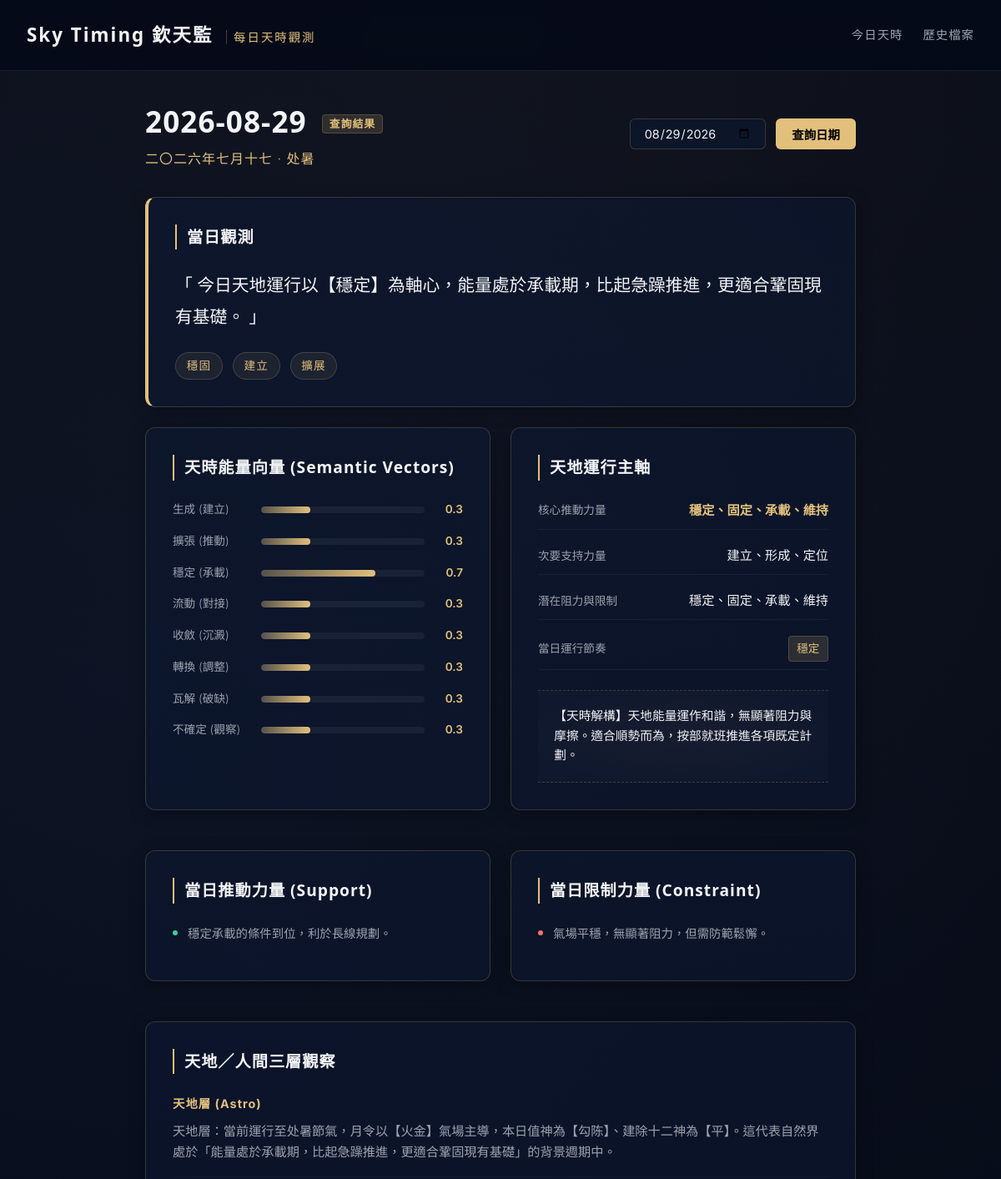
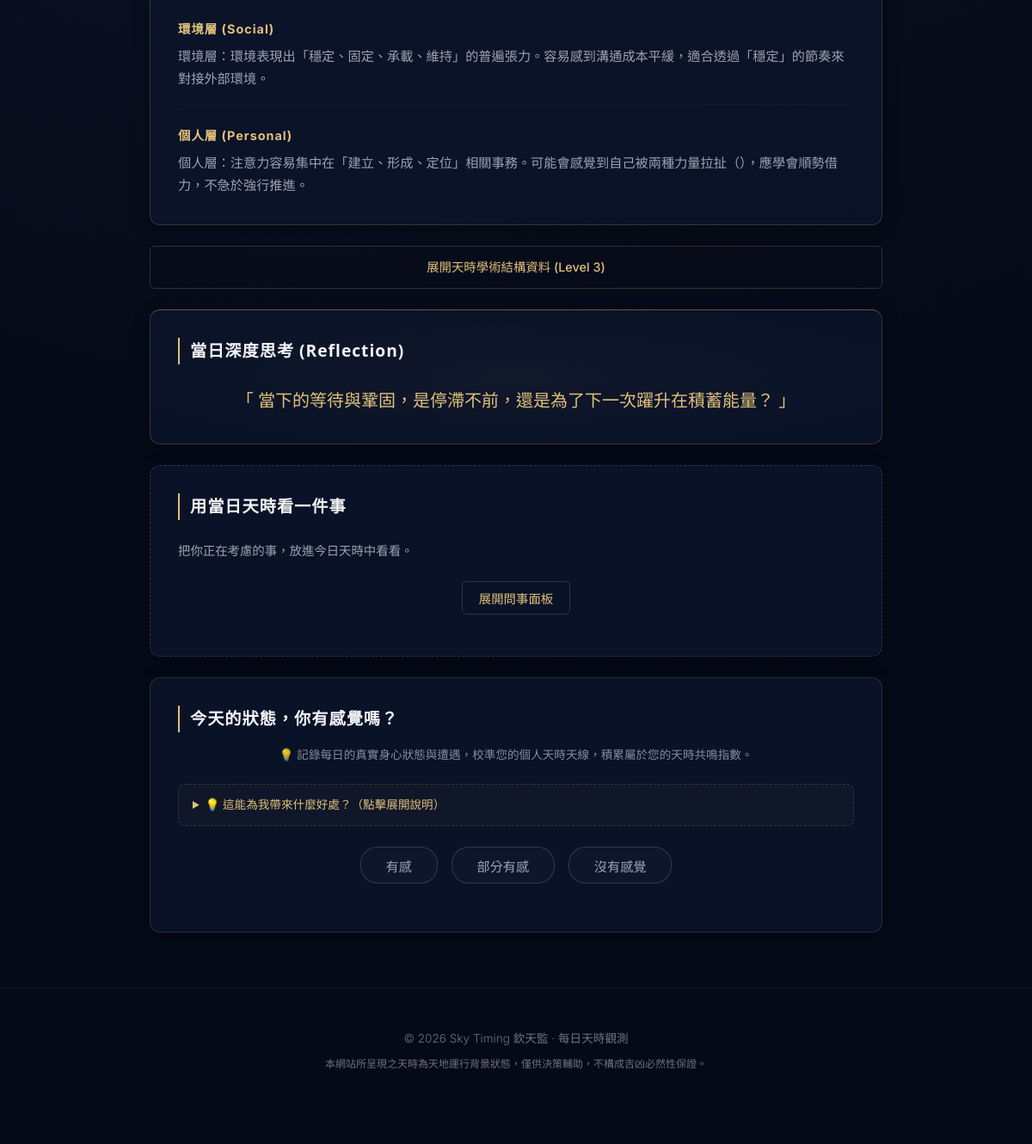
The page /date/2026-08-29 on the database its author committed (2 pictures, top to bottom).
### tables this page shows
CREATE TABLE daily_states (
            id INTEGER PRIMARY KEY AUTOINCREMENT,
            date TEXT NOT NULL,
            timezone TEXT NOT NULL,
            city TEXT NOT NULL,
            raw_timing_data TEXT NOT NULL,
            semantic_vectors TEXT NOT NULL,
            primary_force TEXT NOT NULL,
            secondary_force TEXT NOT NULL,
            constraint_force TEXT NOT NULL,
            daily_rhythm TEXT NOT NULL,
            daily_summary TEXT NOT NULL,
            reflection_question TEXT NOT NULL,
            created_at TEXT NOT NULL,
            UNIQUE(date, timezone, city)
        );

### app.py (the view)
@app.get("/date/{date_str}", response_class=HTMLResponse)
def read_date(request: Request, date_str: str):
    try:
        datetime.strptime(date_str, "%Y-%m-%d")
    except ValueError:
        raise HTTPException(status_code=400, detail="Invalid date format. Use YYYY-MM-DD.")
    state = get_or_create_state(date_str)
    return templates.TemplateResponse(request=request, name="date.html", context={"request": request, "state": state})

### templates/date.html (shortened to what this page needs)
<!DOCTYPE html>
<html lang="zh-TW">
<head>
    <link rel="stylesheet" href="/static/style.css">
</head>
<body>
    <header class="app-header">
        <div class="logo">Sky Timing 欽天監 <span>每日天時觀測</span></div>
        <nav class="app-nav">
            <a href="/">今日天時</a>
            <a href="/archive">歷史檔案</a>
        </nav>
    </header>
    <main class="container">
        <section class="date-selector-section">
            <div class="current-date-info">
                <h1>{{ state.date }} <span class="date-badge">查詢結果</span></h1>
                <p class="lunar-calendar-text">{{ state.raw_timing_data.lunar_date }} · {{ state.raw_timing_data.solar_term }}</p>
            </div>
            <div class="selector-controls">
                <input type="date" id="dateQuery" value="{{ state.date }}">
                <button onclick="queryDate()" class="btn-gold">查詢日期</button>
            </div>
        </section>
        <section class="card one-liner-card">
            <h2>當日觀測</h2>
            <p class="one-liner-text">「 {{ state.content.one_liner }} 」</p>
            <div class="keywords-row">
                {% for kw in state.content.keywords %}
                <span class="keyword-tag">{{ kw }}</span>
                {% endfor %}
            </div>
        </section>
        <section class="grid-2">
            <div class="card">
                <h2>天時能量向量 (Semantic Vectors)</h2>
                <div class="vector-chart">
                    {% for name, val in state.formatted_vectors.items() %}
                    <div class="vector-bar-row">
                        <span class="vector-label">{{ name }}</span>
                        <div class="bar-container">
                            <div class="bar-fill" style="width: {{ val * 100 }}%"></div>
                        </div>
                        <span class="vector-value">{{ val }}</span>
                    </div>
                    {% endfor %}
                </div>
            </div>
            <div class="card">
                <h2>天地運行主軸</h2>
                <div class="forces-info">
                    <div class="force-item">
                        <span class="force-title">核心推動力量</span>
                        <span class="force-val gold-text">{{ state.primary_force }}</span>
                    </div>
                    <div class="force-item">
                        <span class="force-title">次要支持力量</span>
                        <span class="force-val">{{ state.secondary_force }}</span>
                    </div>
                    <div class="force-item">
                        <span class="force-title">潛在阻力與限制</span>
                        <span class="force-val">{{ state.constraint_force }}</span>
                    </div>
                    <div class="force-item">
                        <span class="force-title">當日運行節奏</span>
                        <span class="force-val rhythm-badge">{{ state.daily_rhythm }}</span>
                    </div>
                </div>
                {% if state.content.synthesis %}
                <div class="synthesis-block">
                    <p class="synthesis-text">{{ state.content.synthesis }}</p>
                </div>
                {% endif %}
            </div>
        </section>
        <section class="grid-2">
            <div class="card support-card">
                <h2>當日推動力量 (Support)</h2>
                <ul class="clean-list">
                    {% for p in state.content.support_points %}
                    <li><span class="dot-green"></span> {{ p }}</li>
                    {% endfor %}
                </ul>
            </div>
            <div class="card constraint-card">
                <h2>當日限制力量 (Constraint)</h2>
                <ul class="clean-list">
                    {% for p in state.content.risk_points %}
                    <li><span class="dot-red"></span> {{ p }}</li>
                    {% endfor %}
                </ul>
            </div>
        </section>
        <section class="card">
            <h2>天地／人間三層觀察</h2>
            <div class="observation-tiers">
                <div class="tier-block">
                    <h3>天地層 (Astro)</h3>
                    <p>{{ state.content.tian_obs }}</p>
                </div>
                <div class="tier-block">
                    <h3>環境層 (Social)</h3>
                    <p>{{ state.content.group_obs }}</p>
                </div>
                <div class="tier-block">
                    <h3>個人層 (Personal)</h3>
                    <p>{{ state.content.person_obs }}</p>
                </div>
            </div>
        </section>
        <details class="astro-details-fold">
            <summary class="btn-outline fold-summary">展開天時學術結構資料 (Level 3)</summary>
        </details>
        <section class="card question-card">
            <h2>當日深度思考 (Reflection)</h2>
            <p class="question-text">「 {{ state.reflection_question }} 」</p>
        </section>
        <section class="card ask-section">
            <h2>用當日天時看一件事</h2>
            <p class="section-desc">把你正在考慮的事，放進今日天時中看看。</p>
            <div class="ask-trigger-container">
                <button onclick="toggleAskForm()" class="btn-outline">展開問事面板</button>
            </div>
        </section>
        <section class="card feedback-section">
            <h2>今天的狀態，你有感覺嗎？</h2>
            <p class="feedback-subtitle">💡 記錄每日的真實身心狀態與遭遇，校準您的個人天時天線，積累屬於您的天時共鳴指數。</p>
            <details class="feedback-guide">
                <summary>💡 這能為我帶來什麼好處？（點擊展開說明）</summary>
            </details>
            <div class="feedback-buttons">
                <button type="button" class="btn-feedback" id="btn-resonant" onclick="selectReaction('resonant')">有感</button>
                <button type="button" class="btn-feedback" id="btn-partial" onclick="selectReaction('partial')">部分有感</button>
                <button type="button" class="btn-feedback" id="btn-not_resonant" onclick="selectReaction('not_resonant')">沒有感覺</button>
            </div>
        </section>
    </main>
    <footer class="app-footer">
        <p>© 2026 Sky Timing 欽天監 · 每日天時觀測</p>
        <p class="footer-notice">本網站所呈現之天時為天地運行背景狀態，僅供決策輔助，不構成吉凶必然性保證。</p>
    </footer>
</body>
</html>

### rows shown on the page
daily_states: date "2026-08-29", date "08/29/2026", primary_force "穩定、固定、承載、維持", secondary_force "建立、形成、定位", constraint_force "穩定、固定、承載、維持", daily_rhythm "穩定", reflection_question "當下的等待與鞏固，是停滯不前，還是為了下一次躍升在積蓄能量？"

### other values the page prints
{{ state.raw_timing_data.lunar_date }} "二〇二六年七月十七"
{{ state.raw_timing_data.solar_term }} "处暑"
{{ state.content.one_liner }} "今日天地運行以【穩定】為軸心，能量處於承載期，比起急躁推進，更適合鞏固現有基礎。"
{{ kw }} "穩固" "建立" "擴展"
{{ name }} "生成 (建立)" "擴張 (推動)" "穩定 (承載)" "流動 (對接)" "收斂 (沉澱)" "轉換 (調整)" "瓦解 (破缺)" "不確定 (觀察)"
{{ val }} "0.3" "0.3" "0.7" "0.3" "0.3" "0.3" "0.3" "0.3"
{{ state.content.synthesis }} "【天時解構】天地能量運作和諧，無顯著阻力與摩擦。適合順勢而為，按部就班推進各項既定計劃。"
{{ p }} "穩定承載的條件到位，利於長線規劃。"
{{ p }} "氣場平穩，無顯著阻力，但需防範鬆懈。"
{{ state.content.tian_obs }} "天地層：當前運行至处暑節氣，月令以【火金】氣場主導，本日值神為【勾陈】、建除十二神為【平】。這代表自然界處於「能量處於承載期，比起急躁推進，更適合鞏固現有基礎」的背景週期中。"
{{ state.content.group_obs }} "環境層：環境表現出「穩定、固定、承載、維持」的普遍張力。容易感到溝通成本平緩，適合透過「穩定」的節奏來對接外部環境。"
{{ state.content.person_obs }} "個人層：注意力容易集中在「建立、形成、定位」相關事務。可能會感覺到自己被兩種力量拉扯（），應學會順勢借力，不急於強行推進。"
